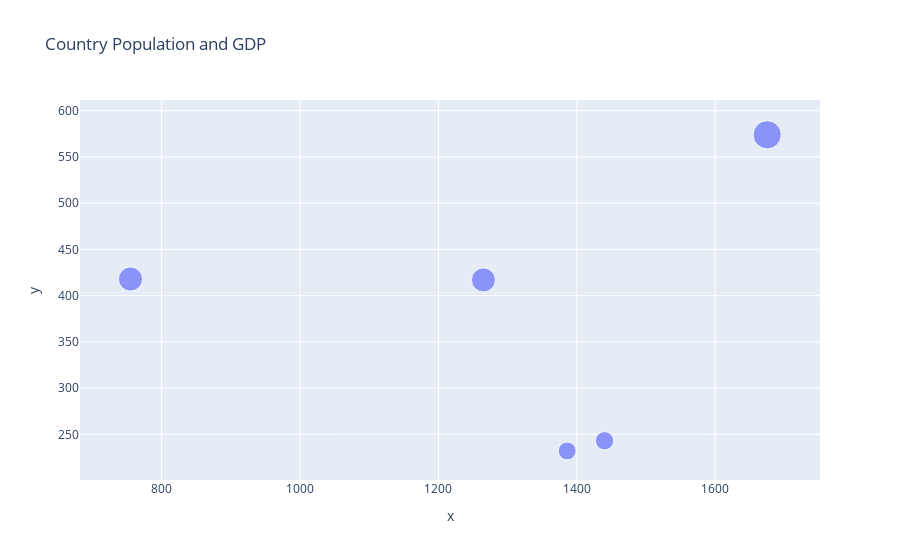

Notebook source saved alongside this figure:
### Code cell
# 5. Using the given dataset, create a bubble chart to represent each country's population (y-axis), GDP (xaxis),
# and bubble size proportional to the population.

import numpy as np
import pandas as pd
import plotly.express as px



np.random.seed(25)
data = {'Country': ['USA', 'Canada', 'UK','Germany', 'France'],'Population':np.random.randint(100, 1000, 5),
        'GDP': np.random.randint(500, 2000,5)}

df = pd.DataFrame(data)


fig= px.scatter(x=df['GDP'], y=df['Population'], size=df['Population'], hover_name=df['Country'],title='Country Population and GDP')
fig.show()

### Figure 1 — Plotly figure (JSON) as saved in the notebook; plotly's stock layout.template omitted (floating-point values rounded to 4 significant figures)
{"data": [{"hovertemplate": "<b>%{hovertext}</b><br><br>x=%{x}<br>y=%{y}<br>size=%{marker.size}<extra></extra>", "hovertext": ["USA", "Canada", "UK", "Germany", "France"], "legendgroup": "", "marker": {"color": "#636efa", "size": [232, 418, 574, 243, 417], "sizemode": "area", "sizeref": 1.435, "symbol": "circle"}, "mode": "markers", "name": "", "orientation": "v", "showlegend": false, "type": "scatter", "x": [1386, 755, 1675, 1440, 1265], "xaxis": "x", "y": [232, 418, 574, 243, 417], "yaxis": "y"}], "layout": {"autosize": true, "legend": {"itemsizing": "constant", "tracegroupgap": 0}, "title": {"text": "Country Population and GDP"}, "xaxis": {"anchor": "y", "autorange": true, "domain": [0, 1], "range": [683.1, 1750.0], "title": {"text": "x"}, "type": "linear"}, "yaxis": {"anchor": "x", "autorange": true, "domain": [0, 1], "range": [184.1, 636.3], "title": {"text": "y"}, "type": "linear"}}}
